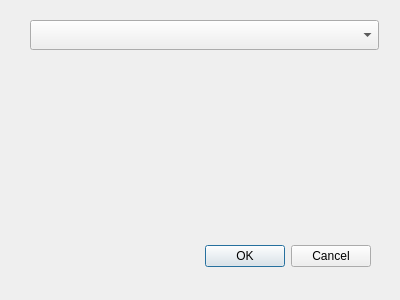
<?xml version="1.0" encoding="UTF-8"?>
<ui version="4.0">
 <class>Dialog</class>
 <widget class="QDialog" name="Dialog">
  <property name="geometry">
   <rect>
    <x>0</x>
    <y>0</y>
    <width>400</width>
    <height>300</height>
   </rect>
  </property>
  <property name="windowTitle">
   <string>Dialog</string>
  </property>
  <widget class="QDialogButtonBox" name="buttonBox">
   <property name="geometry">
    <rect>
     <x>30</x>
     <y>240</y>
     <width>341</width>
     <height>32</height>
    </rect>
   </property>
   <property name="orientation">
    <enum>Qt::Horizontal</enum>
   </property>
   <property name="standardButtons">
    <set>QDialogButtonBox::Cancel|QDialogButtonBox::Ok</set>
   </property>
  </widget>
  <widget class="QComboBox" name="stackNames">
   <property name="geometry">
    <rect>
     <x>30</x>
     <y>20</y>
     <width>349</width>
     <height>30</height>
    </rect>
   </property>
  </widget>
 </widget>
 <resources/>
 <connections>
  <connection>
   <sender>buttonBox</sender>
   <signal>accepted()</signal>
   <receiver>Dialog</receiver>
   <slot>accept()</slot>
   <hints>
    <hint type="sourcelabel">
     <x>248</x>
     <y>254</y>
    </hint>
    <hint type="destinationlabel">
     <x>157</x>
     <y>274</y>
    </hint>
   </hints>
  </connection>
  <connection>
   <sender>buttonBox</sender>
   <signal>rejected()</signal>
   <receiver>Dialog</receiver>
   <slot>reject()</slot>
   <hints>
    <hint type="sourcelabel">
     <x>316</x>
     <y>260</y>
    </hint>
    <hint type="destinationlabel">
     <x>286</x>
     <y>274</y>
    </hint>
   </hints>
  </connection>
 </connections>
</ui>
